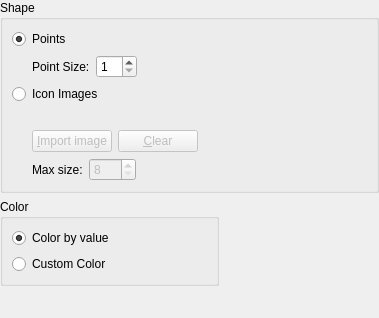
<?xml version="1.0" encoding="UTF-8"?>
<ui version="4.0">
 <class>GeoDataPointGroup_DisplaySettingWidget</class>
 <widget class="QWidget" name="GeoDataPointGroup_DisplaySettingWidget">
  <property name="geometry">
   <rect>
    <x>0</x>
    <y>0</y>
    <width>379</width>
    <height>318</height>
   </rect>
  </property>
  <property name="windowTitle">
   <string>Form</string>
  </property>
  <layout class="QVBoxLayout" name="verticalLayout_4" stretch="0,0,0,1">
   <property name="leftMargin">
    <number>0</number>
   </property>
   <property name="topMargin">
    <number>0</number>
   </property>
   <property name="rightMargin">
    <number>0</number>
   </property>
   <property name="bottomMargin">
    <number>0</number>
   </property>
   <item>
    <widget class="QGroupBox" name="shapeGroupBox">
     <property name="title">
      <string>Shape</string>
     </property>
     <layout class="QVBoxLayout" name="verticalLayout_3">
      <item>
       <widget class="QRadioButton" name="pointsRadioButton">
        <property name="text">
         <string>Points</string>
        </property>
        <property name="checked">
         <bool>true</bool>
        </property>
       </widget>
      </item>
      <item>
       <layout class="QHBoxLayout" name="horizontalLayout_2">
        <item>
         <spacer name="horizontalSpacer_3">
          <property name="orientation">
           <enum>Qt::Horizontal</enum>
          </property>
          <property name="sizeType">
           <enum>QSizePolicy::Fixed</enum>
          </property>
          <property name="sizeHint" stdset="0">
           <size>
            <width>20</width>
            <height>20</height>
           </size>
          </property>
         </spacer>
        </item>
        <item>
         <widget class="QLabel" name="pointSizeLabel">
          <property name="text">
           <string>Point Size:</string>
          </property>
         </widget>
        </item>
        <item>
         <widget class="QSpinBox" name="pointSizeSpinBox">
          <property name="minimum">
           <number>1</number>
          </property>
         </widget>
        </item>
        <item>
         <spacer name="horizontalSpacer_2">
          <property name="orientation">
           <enum>Qt::Horizontal</enum>
          </property>
          <property name="sizeHint" stdset="0">
           <size>
            <width>40</width>
            <height>20</height>
           </size>
          </property>
         </spacer>
        </item>
       </layout>
      </item>
      <item>
       <widget class="QRadioButton" name="imagesRadioButton">
        <property name="text">
         <string>Icon Images</string>
        </property>
       </widget>
      </item>
      <item>
       <layout class="QHBoxLayout" name="horizontalLayout_7">
        <item>
         <spacer name="horizontalSpacer_4">
          <property name="orientation">
           <enum>Qt::Horizontal</enum>
          </property>
          <property name="sizeType">
           <enum>QSizePolicy::Fixed</enum>
          </property>
          <property name="sizeHint" stdset="0">
           <size>
            <width>20</width>
            <height>20</height>
           </size>
          </property>
         </spacer>
        </item>
        <item>
         <layout class="QVBoxLayout" name="verticalLayout_2">
          <item>
           <widget class="QLabel" name="imageLabel">
            <property name="text">
             <string/>
            </property>
           </widget>
          </item>
          <item>
           <layout class="QHBoxLayout" name="horizontalLayout_3">
            <item>
             <widget class="QPushButton" name="importImageButton">
              <property name="enabled">
               <bool>false</bool>
              </property>
              <property name="text">
               <string>&amp;Import image</string>
              </property>
             </widget>
            </item>
            <item>
             <widget class="QPushButton" name="clearImageButton">
              <property name="enabled">
               <bool>false</bool>
              </property>
              <property name="text">
               <string>&amp;Clear</string>
              </property>
             </widget>
            </item>
            <item>
             <spacer name="horizontalSpacer_5">
              <property name="orientation">
               <enum>Qt::Horizontal</enum>
              </property>
              <property name="sizeHint" stdset="0">
               <size>
                <width>40</width>
                <height>20</height>
               </size>
              </property>
             </spacer>
            </item>
           </layout>
          </item>
          <item>
           <layout class="QHBoxLayout" name="horizontalLayout_5">
            <item>
             <widget class="QLabel" name="maxSizeLabel">
              <property name="text">
               <string>Max size:</string>
              </property>
             </widget>
            </item>
            <item>
             <widget class="QSpinBox" name="maxSizeSpinBox">
              <property name="enabled">
               <bool>false</bool>
              </property>
              <property name="minimum">
               <number>8</number>
              </property>
              <property name="maximum">
               <number>512</number>
              </property>
             </widget>
            </item>
            <item>
             <widget class="TooltipLabel" name="maxSizeHintLabel">
              <property name="toolTip">
               <string>When the width or height of the imported image is larger than Max size, the image is automatically shrinked so that the width or height becomes equal to the max size.</string>
              </property>
              <property name="text">
               <string/>
              </property>
             </widget>
            </item>
            <item>
             <spacer name="horizontalSpacer_8">
              <property name="orientation">
               <enum>Qt::Horizontal</enum>
              </property>
              <property name="sizeHint" stdset="0">
               <size>
                <width>40</width>
                <height>20</height>
               </size>
              </property>
             </spacer>
            </item>
           </layout>
          </item>
         </layout>
        </item>
       </layout>
      </item>
     </layout>
    </widget>
   </item>
   <item>
    <layout class="QHBoxLayout" name="horizontalLayout_4">
     <item>
      <widget class="QGroupBox" name="colorGroupBox">
       <property name="title">
        <string>Color</string>
       </property>
       <layout class="QVBoxLayout" name="verticalLayout">
        <item>
         <widget class="QRadioButton" name="byValueRadioButton">
          <property name="locale">
           <locale language="English" country="UnitedStates"/>
          </property>
          <property name="text">
           <string>Color by value</string>
          </property>
          <property name="checked">
           <bool>true</bool>
          </property>
         </widget>
        </item>
        <item>
         <layout class="QHBoxLayout" name="horizontalLayout">
          <item>
           <widget class="QRadioButton" name="arbitraryRadioButton">
            <property name="text">
             <string>Custom Color</string>
            </property>
           </widget>
          </item>
          <item>
           <widget class="ColorEditWidget" name="colorEditWidget">
            <property name="minimumSize">
             <size>
              <width>50</width>
              <height>0</height>
             </size>
            </property>
           </widget>
          </item>
          <item>
           <spacer name="horizontalSpacer">
            <property name="orientation">
             <enum>Qt::Horizontal</enum>
            </property>
            <property name="sizeHint" stdset="0">
             <size>
              <width>40</width>
              <height>20</height>
             </size>
            </property>
           </spacer>
          </item>
         </layout>
        </item>
       </layout>
      </widget>
     </item>
     <item>
      <spacer name="horizontalSpacer_6">
       <property name="orientation">
        <enum>Qt::Horizontal</enum>
       </property>
       <property name="sizeHint" stdset="0">
        <size>
         <width>40</width>
         <height>20</height>
        </size>
       </property>
      </spacer>
     </item>
    </layout>
   </item>
   <item>
    <layout class="QHBoxLayout" name="horizontalLayout_6">
     <item>
      <widget class="TransparencyWidget" name="transparencyWidget" native="true"/>
     </item>
     <item>
      <spacer name="horizontalSpacer_7">
       <property name="orientation">
        <enum>Qt::Horizontal</enum>
       </property>
       <property name="sizeHint" stdset="0">
        <size>
         <width>40</width>
         <height>20</height>
        </size>
       </property>
      </spacer>
     </item>
    </layout>
   </item>
   <item>
    <spacer name="verticalSpacer">
     <property name="orientation">
      <enum>Qt::Vertical</enum>
     </property>
     <property name="sizeType">
      <enum>QSizePolicy::Minimum</enum>
     </property>
     <property name="sizeHint" stdset="0">
      <size>
       <width>20</width>
       <height>0</height>
      </size>
     </property>
    </spacer>
   </item>
  </layout>
 </widget>
 <customwidgets>
  <customwidget>
   <class>ColorEditWidget</class>
   <extends>QLabel</extends>
   <header>guibase/widget/coloreditwidget.h</header>
   <container>1</container>
  </customwidget>
  <customwidget>
   <class>TransparencyWidget</class>
   <extends>QWidget</extends>
   <header>guibase/widget/transparencywidget.h</header>
   <container>1</container>
  </customwidget>
  <customwidget>
   <class>TooltipLabel</class>
   <extends>QLabel</extends>
   <header>guibase/tooltiplabel.h</header>
  </customwidget>
 </customwidgets>
 <resources/>
 <connections>
  <connection>
   <sender>pointsRadioButton</sender>
   <signal>toggled(bool)</signal>
   <receiver>colorGroupBox</receiver>
   <slot>setEnabled(bool)</slot>
   <hints>
    <hint type="sourcelabel">
     <x>17</x>
     <y>25</y>
    </hint>
    <hint type="destinationlabel">
     <x>36</x>
     <y>196</y>
    </hint>
   </hints>
  </connection>
  <connection>
   <sender>imagesRadioButton</sender>
   <signal>toggled(bool)</signal>
   <receiver>importImageButton</receiver>
   <slot>setEnabled(bool)</slot>
   <hints>
    <hint type="sourcelabel">
     <x>75</x>
     <y>77</y>
    </hint>
    <hint type="destinationlabel">
     <x>64</x>
     <y>120</y>
    </hint>
   </hints>
  </connection>
  <connection>
   <sender>imagesRadioButton</sender>
   <signal>toggled(bool)</signal>
   <receiver>clearImageButton</receiver>
   <slot>setEnabled(bool)</slot>
   <hints>
    <hint type="sourcelabel">
     <x>91</x>
     <y>78</y>
    </hint>
    <hint type="destinationlabel">
     <x>142</x>
     <y>124</y>
    </hint>
   </hints>
  </connection>
  <connection>
   <sender>imagesRadioButton</sender>
   <signal>toggled(bool)</signal>
   <receiver>maxSizeSpinBox</receiver>
   <slot>setEnabled(bool)</slot>
   <hints>
    <hint type="sourcelabel">
     <x>30</x>
     <y>78</y>
    </hint>
    <hint type="destinationlabel">
     <x>97</x>
     <y>152</y>
    </hint>
   </hints>
  </connection>
 </connections>
</ui>
